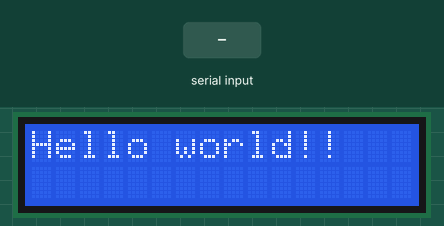
This sketch was run on a simulated Arduino Uno, built with avr-gcc and run on an emulated ATmega328P. Parts: 16×2 character LCD. The inputs (shaded band) are chosen by the test bench.

Above: at 1.2 s.
1.3 s: "1" received over Serial
At 3.0 s:
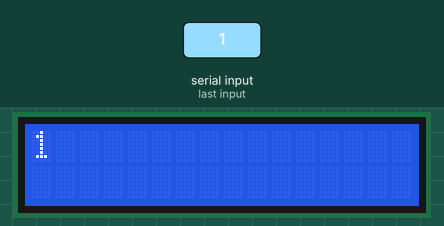
3.8 s: "0" received over Serial
At 6.0 s:
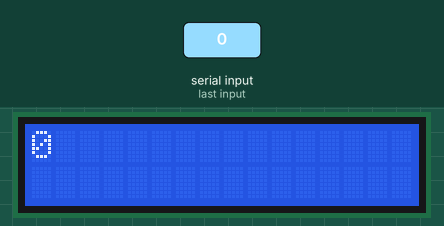
6.3 s: "2" received over Serial
At 8.0 s:
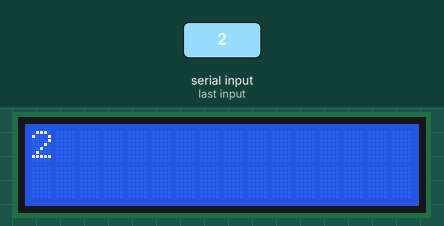
Timing chart, 0 to 9.5 s (numbered marks = the images above; inputs shaded):
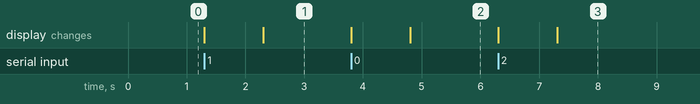

Measured:
- after the input at 1.3 s, the display: first changes at once (image 1 shows a later state)
- after the input at 3.8 s, the display: first changes at once (image 2 shows a later state)
- after the input at 6.3 s, the display: first changes at once (image 3 shows a later state)

The sketch:

LCD.ino
```cpp
/*
 * Displays text sent over the serial port (e.g. from the Serial Monitor) on
 * an attached LCD.
 */
#include <Wire.h>
#include <LiquidCrystal_I2C.h>

LiquidCrystal_I2C lcd(0x27,2,1,0,4,5,6,7,3,POSITIVE);  // set the LCD address to 0x27

void setup()
{
  lcd.begin (16,2);
  lcd.print("Hello world!!");
  Serial.begin(9600);
}

void loop()
{
  if(Serial.available())
  {
    lcd.clear();
    lcd.print(Serial.readString());
  }
}
```
